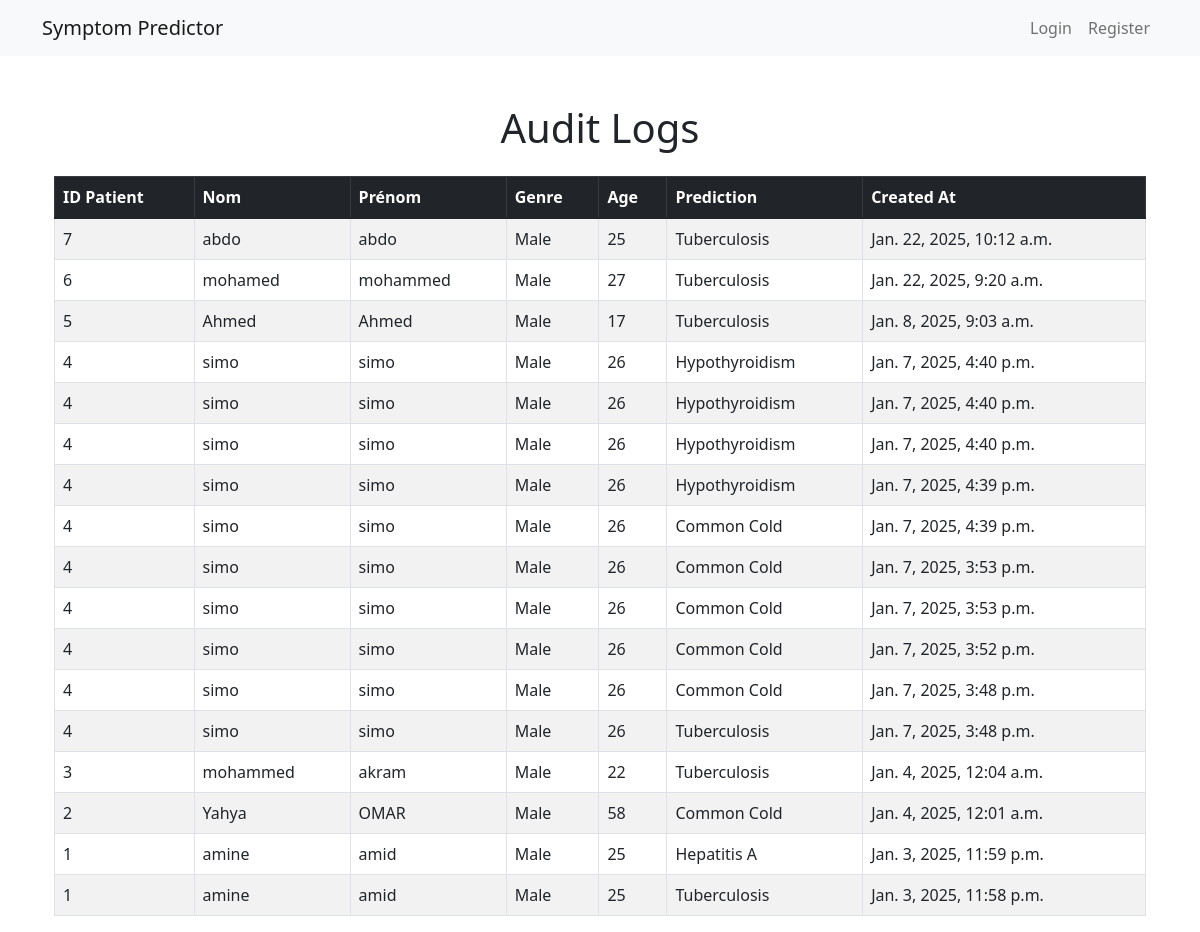
Screenshot of /audit_logs/ with the database file from the repository.
### predictor/models.py (models this page shows, shortened)
class AuditLogs(models.Model):
    id_patient = models.CharField(max_length=100)
    nom = models.CharField(max_length=100)
    prenom = models.CharField(max_length=100)
    genre = models.CharField(max_length=10)
    age = models.IntegerField()
    prediction = models.CharField(max_length=100)
    created_at = models.DateTimeField(auto_now_add=True)

### predictor/views.py (the view)
# urls.py: path('audit_logs/', views.audit_logs_view, name='audit_logs'),
def audit_logs_view(request):
    logs = AuditLogs.objects.all().order_by('-created_at')  # Fetch and order logs by creation date
    return render(request, 'predictor/audit_logs.html', {'logs': logs})

### predictor/templates/predictor/audit_logs.html
{% extends 'predictor/base.html' %}
{% block content %}
    <div class="container mt-5">
        <h1 class="text-center">Audit Logs</h1>
        <table class="table table-bordered table-striped mt-4">
            <thead class="table-dark">
                <tr>
                    <th>ID Patient</th>
                    <th>Nom</th>
                    <th>Prénom</th>
                    <th>Genre</th>
                    <th>Age</th>
                    <th>Prediction</th>
                    <th>Created At</th>
                </tr>
            </thead>
            <tbody>
                {% for log in logs %}
                <tr>
                    <td>{{ log.id_patient }}</td>
                    <td>{{ log.nom }}</td>
                    <td>{{ log.prenom }}</td>
                    <td>{{ log.genre }}</td>
                    <td>{{ log.age }}</td>
                    <td>{{ log.prediction }}</td>
                    <td>{{ log.created_at }}</td>
                </tr>
                {% endfor %}
            </tbody>
        </table>
    </div>
    {% endblock %}

### rows the page displays
AuditLogs: id_patient "7", nom "abdo", prenom "abdo", genre "Male", age "25", prediction "Tuberculosis", created_at "Jan. 22, 2025, 10:12 a.m."
AuditLogs: id_patient "6", nom "mohamed", prenom "mohammed", genre "Male", age "27", prediction "Tuberculosis", created_at "Jan. 22, 2025, 9:20 a.m."
AuditLogs: id_patient "5", nom "Ahmed", prenom "Ahmed", genre "Male", age "17", prediction "Tuberculosis", created_at "Jan. 8, 2025, 9:03 a.m."
AuditLogs: id_patient "4", nom "simo", prenom "simo", genre "Male", age "26", prediction "Hypothyroidism", created_at "Jan. 7, 2025, 4:40 p.m."
AuditLogs: id_patient "4", nom "simo", prenom "simo", genre "Male", age "26", prediction "Hypothyroidism", created_at "Jan. 7, 2025, 4:40 p.m."
AuditLogs: id_patient "4", nom "simo", prenom "simo", genre "Male", age "26", prediction "Hypothyroidism", created_at "Jan. 7, 2025, 4:40 p.m."
AuditLogs: id_patient "4", nom "simo", prenom "simo", genre "Male", age "26", prediction "Hypothyroidism", created_at "Jan. 7, 2025, 4:39 p.m."
AuditLogs: id_patient "4", nom "simo", prenom "simo", genre "Male", age "26", prediction "Common Cold", created_at "Jan. 7, 2025, 4:39 p.m."
AuditLogs: id_patient "4", nom "simo", prenom "simo", genre "Male", age "26", prediction "Common Cold", created_at "Jan. 7, 2025, 3:53 p.m."
AuditLogs: id_patient "4", nom "simo", prenom "simo", genre "Male", age "26", prediction "Common Cold", created_at "Jan. 7, 2025, 3:53 p.m."
AuditLogs: id_patient "4", nom "simo", prenom "simo", genre "Male", age "26", prediction "Common Cold", created_at "Jan. 7, 2025, 3:52 p.m."
AuditLogs: id_patient "4", nom "simo", prenom "simo", genre "Male", age "26", prediction "Common Cold", created_at "Jan. 7, 2025, 3:48 p.m."
AuditLogs: id_patient "4", nom "simo", prenom "simo", genre "Male", age "26", prediction "Tuberculosis", created_at "Jan. 7, 2025, 3:48 p.m."
AuditLogs: id_patient "3", nom "mohammed", prenom "akram", genre "Male", age "22", prediction "Tuberculosis", created_at "Jan. 4, 2025, 12:04 a.m."
AuditLogs: id_patient "2", nom "Yahya", prenom "OMAR", genre "Male", age "58", prediction "Common Cold", created_at "Jan. 4, 2025, 12:01 a.m."
AuditLogs: id_patient "1", nom "amine", prenom "amid", genre "Male", age "25", prediction "Hepatitis A", created_at "Jan. 3, 2025, 11:59 p.m."
AuditLogs: id_patient "1", nom "amine", prenom "amid", genre "Male", age "25", prediction "Tuberculosis", created_at "Jan. 3, 2025, 11:58 p.m."
